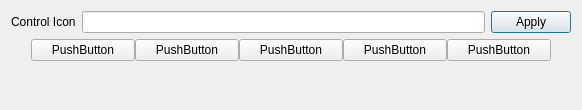
<?xml version="1.0" encoding="UTF-8"?>
<ui version="4.0">
 <class>Dialog</class>
 <widget class="QDialog" name="Dialog">
  <property name="geometry">
   <rect>
    <x>0</x>
    <y>0</y>
    <width>582</width>
    <height>110</height>
   </rect>
  </property>
  <property name="windowTitle">
   <string>Dialog</string>
  </property>
  <layout class="QVBoxLayout" name="verticalLayout">
   <item>
    <layout class="QHBoxLayout" name="horizontalLayout">
     <item>
      <widget class="QLabel" name="label">
       <property name="text">
        <string>Control Icon</string>
       </property>
      </widget>
     </item>
     <item>
      <widget class="QLineEdit" name="lineEdit"/>
     </item>
     <item>
      <widget class="QPushButton" name="pushButton">
       <property name="sizePolicy">
        <sizepolicy hsizetype="Fixed" vsizetype="Fixed">
         <horstretch>0</horstretch>
         <verstretch>0</verstretch>
        </sizepolicy>
       </property>
       <property name="text">
        <string>Apply</string>
       </property>
      </widget>
     </item>
    </layout>
   </item>
   <item>
    <layout class="QHBoxLayout" name="horizontalLayout_2">
     <property name="spacing">
      <number>0</number>
     </property>
     <property name="leftMargin">
      <number>20</number>
     </property>
     <property name="rightMargin">
      <number>20</number>
     </property>
     <item>
      <widget class="QPushButton" name="pushButton_4">
       <property name="text">
        <string>PushButton</string>
       </property>
      </widget>
     </item>
     <item>
      <widget class="QPushButton" name="pushButton_2">
       <property name="text">
        <string>PushButton</string>
       </property>
      </widget>
     </item>
     <item>
      <widget class="QPushButton" name="pushButton_6">
       <property name="text">
        <string>PushButton</string>
       </property>
      </widget>
     </item>
     <item>
      <widget class="QPushButton" name="pushButton_5">
       <property name="text">
        <string>PushButton</string>
       </property>
      </widget>
     </item>
     <item>
      <widget class="QPushButton" name="pushButton_3">
       <property name="text">
        <string>PushButton</string>
       </property>
      </widget>
     </item>
    </layout>
   </item>
   <item>
    <spacer name="verticalSpacer">
     <property name="orientation">
      <enum>Qt::Vertical</enum>
     </property>
     <property name="sizeHint" stdset="0">
      <size>
       <width>20</width>
       <height>40</height>
      </size>
     </property>
    </spacer>
   </item>
  </layout>
 </widget>
 <resources/>
 <connections/>
</ui>
